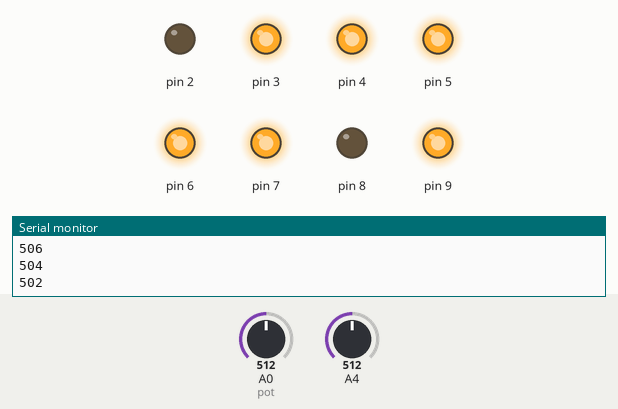
Simulated run of this sketch. Board: Arduino Uno, built with avr-gcc and run on an emulated ATmega328P. Shown: output pins drawn as LEDs (lit = HIGH), the last lines printed to the serial monitor. Inputs (shaded band) come from the test bench; at power-on: A0 (pot) = 512, A4 = 512.

Above: at 4.2 s.
4.3 s: A0 (pot) set to 245
At 4.56 s:
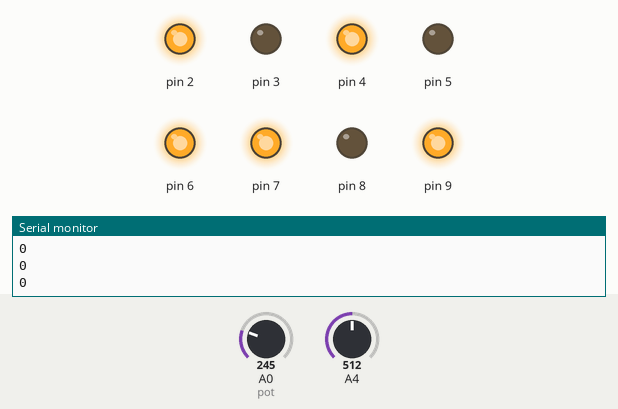
7.8 s: A4 set to 716
At 8.8 s:
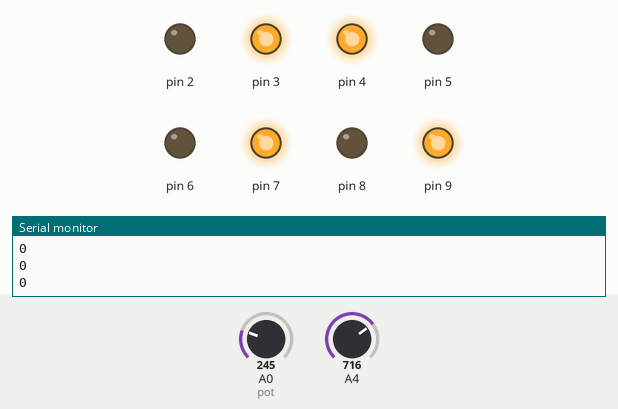
12.9 s: A4 set to 1023
At 14.23 s:
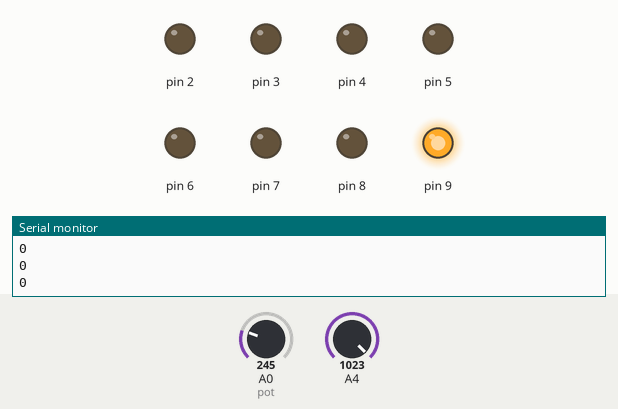
20.2 s: A4 set to 511
Timing chart, 0 to 24.7 s (numbered marks = the images above; inputs shaded):
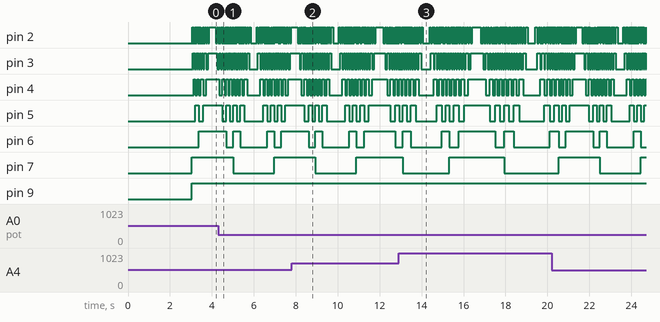

The sketch:

7c.ino
```cpp
int sine [255];
const int POT = A0;
int value = 0;
int freq = 0;
int amp = 0;
int data1 = 0;
int data2 = 0;
int data3 = 0;
int frequency;
int freqCurrent;
unsigned int freqscaled;
void setup () {
pinMode ( 2 , OUTPUT );
pinMode ( 3 , OUTPUT );
pinMode ( 4 , OUTPUT );
pinMode ( 5 , OUTPUT );
pinMode ( 6 , OUTPUT );
pinMode ( 7 , OUTPUT );
pinMode ( 8 , OUTPUT );
pinMode ( 9 , OUTPUT );
Serial . begin ( 9600 ); // Initialize variables
frequency = analogRead ( A4 ); // initialize frequency
// A4 gets the value from DAC output.
freqscaled = 48 * frequency + 1 ; // from 1 to ~50,000\
period = samplerate / freqscaled;
delay ( 3000 ); // So we can see the nice splash screen
// Generate the values of a sine function float
float x , y;
for ( int i = 0 ; i < 255 ; i ++){
x =( float ) i;
y = sin (( x / 255 )* 2 * PI );
sine [ i ]=( int ( y * 128 )+ 128 );
}
}
/*
* @Description : This function generate a sine signal
* @input : freq
*/
void Sine_Function ( int freq ){
for ( int i = 0 ; i < 255 ; i ++){
PORTD = sine [ i ];
amp = analogRead ( A0 ); // A pot is used to give a value between 0 and 5 V to pin
amp = amp / 255.0;
Serial . println ( amp * sine [ i ]); // amplitude control using variable register.
delay(10);
delayMicroseconds ( freq ); }
}
/*
* @Description : This function check the value of the input Analog 4 ( A4 ),
* which configure the frequency of the signal.
* This value will be displayed by the display
*/
void checkFreq () {
freqCurrent = analogRead ( A4 );
}
void loop () {
digitalWrite ( 2 , LOW );
digitalWrite ( 3 , LOW );
digitalWrite ( 4 , LOW );
digitalWrite ( 5 , LOW );
digitalWrite ( 6 , LOW );
digitalWrite ( 7 , LOW );
digitalWrite ( 8 , LOW );
digitalWrite ( 9 , HIGH ); // setting up the DAC output to set up the frequency..
value = analogRead ( A4 );
freq = value * 10;
checkFreq ();
Sine_Function ( freq );
}
```
